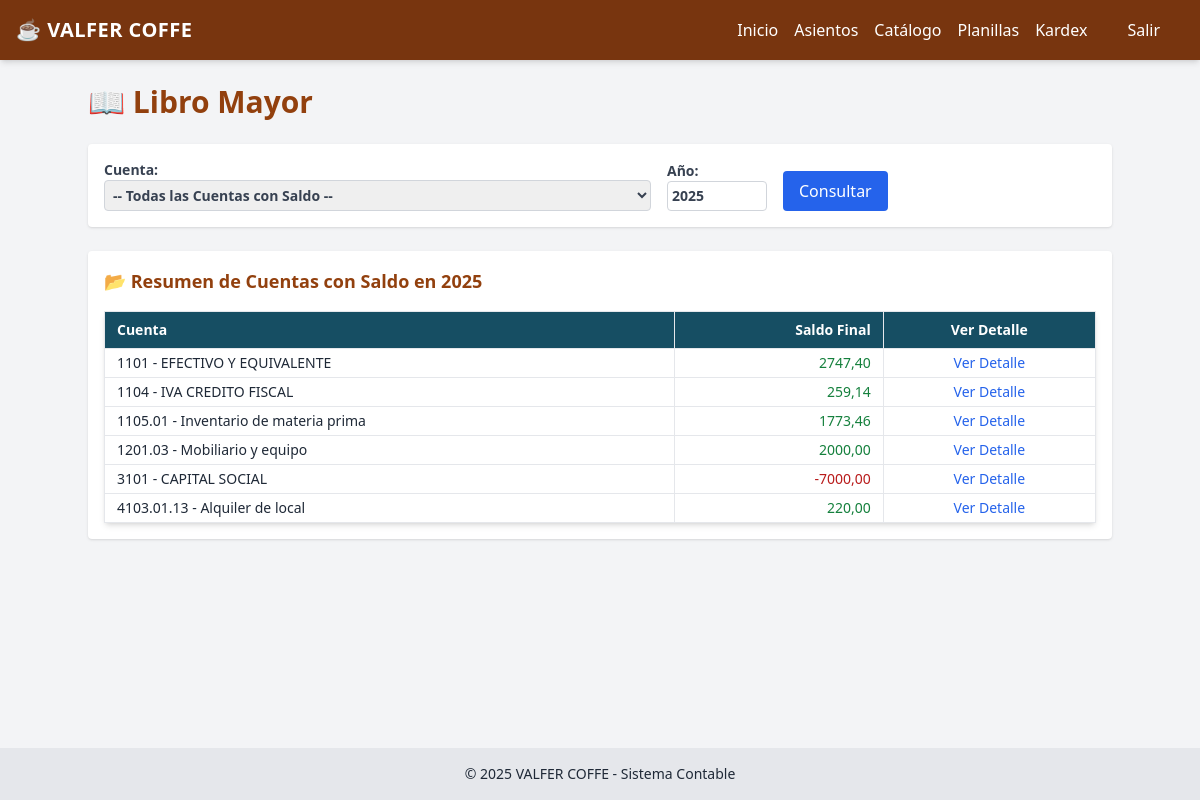
Screenshot of /libro-mayor/ with the database file from the repository.
### contabilidad/models.py (models this page shows, shortened)
class CuentaContable(models.Model):
    codigo = models.CharField(max_length=20, unique=True)
    nombre = models.CharField(max_length=255)
    tipo = models.CharField(max_length=50, choices=TIPOS_CUENTA)
    nivel = models.IntegerField()
    padre = models.ForeignKey('self', null=True, blank=True, on_delete=models.CASCADE)

### contabilidad/views.py (the view)
# urls.py: path('libro-mayor/', views.libro_mayor, name='libro_mayor'),
def libro_mayor(request):
    anio = int(request.GET.get('anio', date.today().year))
    cuenta_id = request.GET.get('cuenta')
    cuentas = CuentaContable.objects.all().order_by('codigo')
    cuentas_con_saldo = []
    movimientos = []
    saldo_acumulado = 0
    if cuenta_id:
        cuenta = CuentaContable.objects.get(id=cuenta_id)
        detalles = DetalleAsiento.objects.filter(cuenta=cuenta, fecha__year=anio).order_by('fecha', 'id')
        for detalle in detalles:
            debe = detalle.debe or 0
            haber = detalle.haber or 0
            saldo_acumulado += (debe - haber)
            movimientos.append({
                'fecha': detalle.fecha,
                'descripcion': detalle.asiento.descripcion,
                'debe': debe,
                'haber': haber,
                'saldo_parcial': saldo_acumulado
            })
        return render(request, 'contabilidad/libro_mayor.html', {
            'cuentas': cuentas,
            'cuenta_seleccionada': cuenta,
            'movimientos': movimientos,
            'anio': anio,
            'saldo_final': saldo_acumulado,
        })
    else:
        for cuenta in cuentas:
            detalles = DetalleAsiento.objects.filter(cuenta=cuenta, fecha__year=anio)
            saldo = detalles.aggregate(
                debe=Sum('debe') or 0,
                haber=Sum('haber') or 0
            )
            saldo_final = (saldo['debe'] or 0) - (saldo['haber'] or 0)
            if saldo_final != 0:
                cuentas_con_saldo.append({'cuenta': cuenta, 'saldo': saldo_final})
        return render(request, 'contabilidad/libro_mayor.html', {
            'cuentas': cuentas,
            'cuentas_con_saldo': cuentas_con_saldo,
            'anio': anio,
        })

### contabilidad/templates/contabilidad/libro_mayor.html (shortened to what this page needs)
{% extends 'contabilidad/base.html' %}
{% block content %}
<div class="max-w-5xl mx-auto">
    <h2 class="text-3xl font-extrabold text-amber-800 mb-6">📖 Libro Mayor</h2>
    <form method="get" class="bg-white p-4 rounded shadow flex flex-wrap gap-4 items-end mb-6">
        <label class="flex flex-col text-sm font-semibold text-gray-700">
            Cuenta:
            <select name="cuenta" class="border border-gray-300 rounded p-1">
                <option value="">-- Todas las Cuentas con Saldo --</option>
            </select>
        </label>
        <label class="flex flex-col text-sm font-semibold text-gray-700">
            Año:
            <input type="number" name="anio" value="{{ anio }}" min="2000" max="2100" class="border border-gray-300 rounded p-1">
        </label>
        <button type="submit" class="bg-blue-600 hover:bg-blue-700 text-white px-4 py-2 rounded">Consultar</button>
    </form>
    {% if cuenta_seleccionada %}
    <div class="bg-white p-4 rounded shadow">
        <h3 class="text-lg font-bold text-amber-800 mb-4">
            📊 Movimientos de la cuenta: {{ cuenta_seleccionada.codigo }} - {{ cuenta_seleccionada.nombre }}
        </h3>
        <table class="w-full text-sm border-collapse border border-gray-300 shadow-md rounded">
            <thead class="bg-cyan-900 text-white">
                <tr>
                    <th class="border px-3 py-2 text-left">Fecha</th>
                    <th class="border px-3 py-2 text-left">Descripción</th>
                    <th class="border px-3 py-2 text-right">Debe</th>
                    <th class="border px-3 py-2 text-right">Haber</th>
                    <th class="border px-3 py-2 text-right">Saldo Parcial</th>
                </tr>
            </thead>
            <tbody>
                {% for m in movimientos %}
                <tr class="hover:bg-amber-50">
                    <td class="border px-3 py-1">{{ m.fecha }}</td>
                    <td class="border px-3 py-1">{{ m.descripcion }}</td>
                    <td class="border px-3 py-1 text-right">{{ m.debe|floatformat:2 }}</td>
                    <td class="border px-3 py-1 text-right">{{ m.haber|floatformat:2 }}</td>
                    <td class="border px-3 py-1 text-right {% if m.saldo_parcial > 0 %}text-green-700{% elif m.saldo_parcial < 0 %}text-red-700{% endif %}">
                        {{ m.saldo_parcial|floatformat:2 }}
                    </td>
                </tr>
                {% empty %}
                <tr>
                    <td colspan="5" class="text-center text-gray-500 py-2">No hay movimientos para esta cuenta en el año seleccionado.</td>
                </tr>
                {% endfor %}
            </tbody>
            <tfoot>
                <tr class="font-bold bg-amber-100 text-amber-900">
                    <td colspan="4" class="text-right border px-3 py-2">Saldo Final</td>
                    <td class="text-right border px-3 py-2 {% if saldo_final > 0 %}text-green-700{% elif saldo_final < 0 %}text-red-700{% endif %}">
                        {{ saldo_final|floatformat:2 }}
                    </td>
                </tr>
            </tfoot>
        </table>
    </div>
    {% else %}
    <div class="bg-white p-4 rounded shadow">
        <h3 class="text-lg font-bold text-amber-800 mb-4">
            📂 Resumen de Cuentas con Saldo en {{ anio }}
        </h3>
        <table class="w-full text-sm border-collapse border border-gray-300 shadow-md rounded">
            <thead class="bg-cyan-900 text-white">
                <tr>
                    <th class="border px-3 py-2 text-left">Cuenta</th>
                    <th class="border px-3 py-2 text-right">Saldo Final</th>
                    <th class="border px-3 py-2 text-center">Ver Detalle</th>
                </tr>
            </thead>
            <tbody>
                {% for item in cuentas_con_saldo %}
                <tr class="hover:bg-amber-50">
                    <td class="border px-3 py-1">{{ item.cuenta.codigo }} - {{ item.cuenta.nombre }}</td>
                    <td class="border px-3 py-1 text-right {% if item.saldo > 0 %}text-green-700{% elif item.saldo < 0 %}text-red-700{% endif %}">
                        {{ item.saldo|floatformat:2 }}
                    </td>
                    <td class="border px-3 py-1 text-center">
                        <a href="?cuenta={{ item.cuenta.id }}&anio={{ anio }}" class="text-blue-600 hover:underline">Ver Detalle</a>
                    </td>
                </tr>
                {% empty %}
                <tr>
                    <td colspan="3" class="text-center text-gray-500 py-2">No hay cuentas con saldo para este año.</td>
                </tr>
                {% endfor %}
            </tbody>
        </table>
    </div>
    {% endif %}
</div>
{% endblock %}

### rows the page displays
CuentaContable: cuenta.codigo "1101", cuenta.nombre "EFECTIVO Y EQUIVALENTE", saldo "2747,40"
CuentaContable: cuenta.codigo "1104", cuenta.nombre "IVA CREDITO FISCAL", saldo "259,14"
CuentaContable: cuenta.codigo "1105.01", cuenta.nombre "Inventario de materia prima", saldo "1773,46"
CuentaContable: cuenta.codigo "1201.03", cuenta.nombre "Mobiliario y equipo", saldo "2000,00"
CuentaContable: cuenta.codigo "3101", cuenta.nombre "CAPITAL SOCIAL", saldo "-7000,00"
CuentaContable: cuenta.codigo "4103.01.13", cuenta.nombre "Alquiler de local", saldo "220,00"

### other values shown
{{ anio }} "2025"
